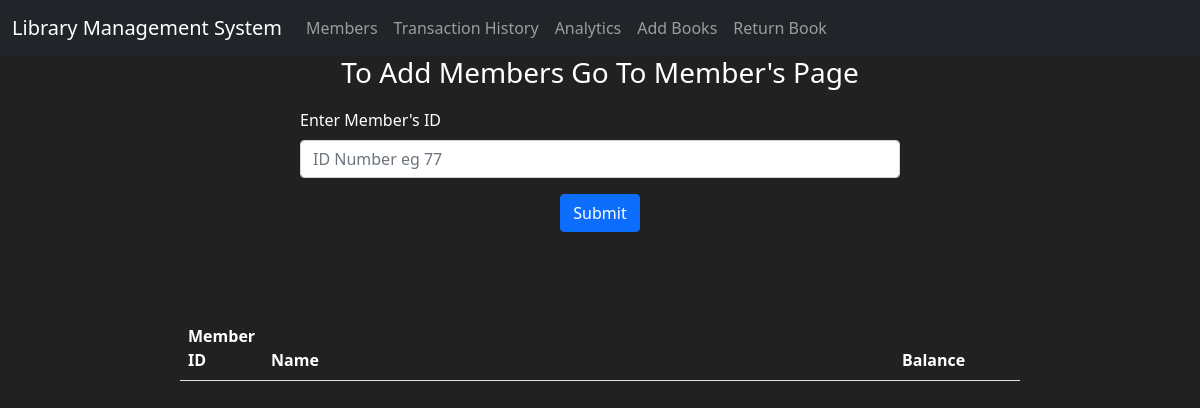
/rent_out/1, run on an earlier commit of the app's database.
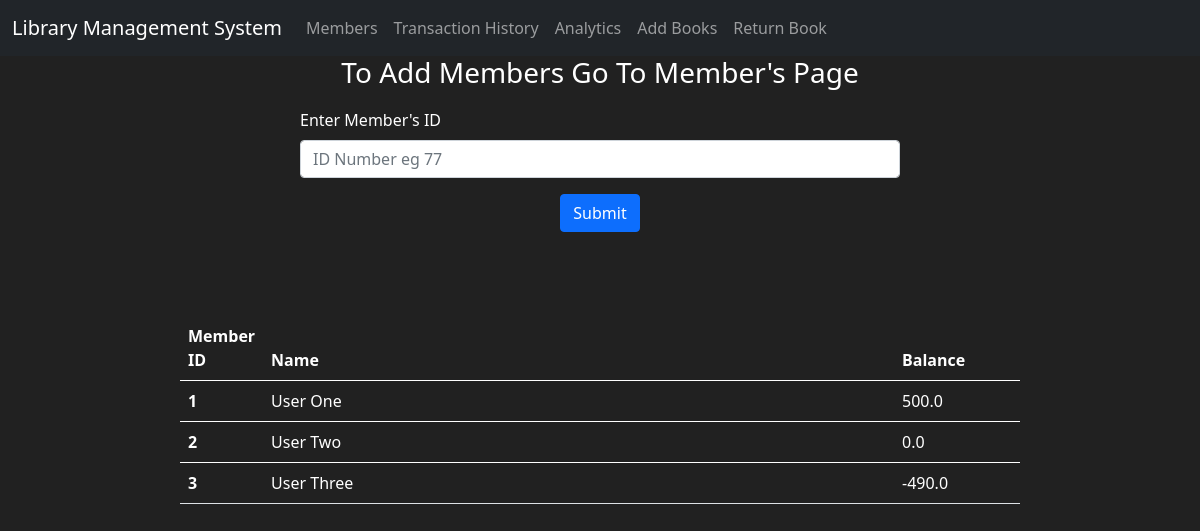
And on a later commit of the database.
### helper.py (models this page shows)
class Members(db.Model):
    member_id = db.Column(db.Integer , primary_key = True)
    member_name = db.Column(db.String(150))
    member_balance = db.Column(db.Float , default = 1000)
    member_borrowed = db.Column(db.Boolean, default = False)
    library_fees_given = db.Column(db.Float , default = 0)

### app.py (the view, shortened to what this page needs)
@app.route('/rent_out/<int:book_id>', methods = ["POST" , "GET"])
def rent_out(book_id):
    all_members = Members.query.filter(Members.member_borrowed == False).all()
    return render_template('rent_out.html', id = book_id , members = all_members)

### templates/rent_out.html (shortened to what this page needs)
{% extends "base.html" %}  {% block body %}
<div>
  <h3 style="text-align: center">To Add Members Go To Member's Page</h3>
  <form
    action="/rent_out/{{id}}"
    method="POST"
    style="width: 50%; margin-left: auto; margin-right: auto; padding-top: 10px"
  >
    <div class="mb-3">
      <label for="ID" class="form-label">Enter Member's ID </label>
      <input
        type="text"
        class="form-control"
        name="id"
        placeholder="ID Number eg 77"
      />
    </div>
    <div style="text-align: center">
      <button type="submit" class="btn btn-primary">Submit</button>
    </div>
  </form>
  <br />
  <table
    class="table"
    style="
      color: white;
      margin-top: 5%;
      width: 70%;
      margin-left: auto;
      margin-right: auto;
      padding-top: 10px;
    "
  >
    <thead>
      <tr>
        <th scope="col" style="width: 6%">Member ID</th>
        <th scope="col">Name</th>
        <th scope="col" style="width: 15%">Balance</th>
      </tr>
    </thead>
    {% for member in members %}
    <tbody>
      <tr>
        <th scope="row">{{member.member_id}}</th>
        <td>{{member.member_name}}</td>
        <td>{{member.member_balance}}</td>
      </tr>
    </tbody>
    {% endfor %}
  </table>
</div>
{% endblock %}

What changed in the data, as far as the page shows it:
added Members: member_id "1", member_name "User One", member_balance "500.0"
added Members: member_id "2", member_name "User Two", member_balance "0.0"
added Members: member_id "3", member_name "User Three", member_balance "-490.0"
